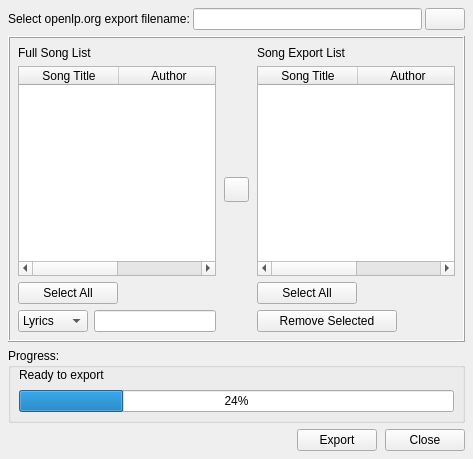
<ui version="4.0" >
 <class>OpenLPExportForm</class>
 <widget class="QWidget" name="OpenLPExportForm" >
  <property name="geometry" >
   <rect>
    <x>0</x>
    <y>0</y>
    <width>473</width>
    <height>459</height>
   </rect>
  </property>
  <property name="windowTitle" >
   <string>openlp.org Song Exporter</string>
  </property>
  <property name="windowIcon" >
   <iconset resource="../images/openlp-2.qrc" >
    <normaloff>:/icon/openlp.org-icon-32.bmp</normaloff>:/icon/openlp.org-icon-32.bmp</iconset>
  </property>
  <layout class="QVBoxLayout" name="verticalLayout_5" >
   <property name="margin" >
    <number>8</number>
   </property>
   <item>
    <widget class="QWidget" native="1" name="ExportFileWidget" >
     <property name="sizePolicy" >
      <sizepolicy vsizetype="Fixed" hsizetype="Preferred" >
       <horstretch>0</horstretch>
       <verstretch>0</verstretch>
      </sizepolicy>
     </property>
     <layout class="QHBoxLayout" name="horizontalLayout" >
      <property name="spacing" >
       <number>3</number>
      </property>
      <property name="margin" >
       <number>0</number>
      </property>
      <item>
       <widget class="QLabel" name="ExportFileLabel" >
        <property name="text" >
         <string>Select openlp.org export filename:</string>
        </property>
       </widget>
      </item>
      <item>
       <widget class="QLineEdit" name="ExportFileLineEdit" />
      </item>
      <item>
       <widget class="QPushButton" name="ExportFileSelectPushButton" >
        <property name="text" >
         <string/>
        </property>
        <property name="icon" >
         <iconset resource="../images/openlp-2.qrc" >
          <normaloff>:/exports/export_load.png</normaloff>:/exports/export_load.png</iconset>
        </property>
       </widget>
      </item>
     </layout>
    </widget>
   </item>
   <item>
    <widget class="QFrame" name="SongListFrame" >
     <property name="sizePolicy" >
      <sizepolicy vsizetype="Expanding" hsizetype="Expanding" >
       <horstretch>0</horstretch>
       <verstretch>0</verstretch>
      </sizepolicy>
     </property>
     <property name="frameShape" >
      <enum>QFrame::Box</enum>
     </property>
     <property name="frameShadow" >
      <enum>QFrame::Raised</enum>
     </property>
     <layout class="QHBoxLayout" name="horizontalLayout_6" >
      <property name="spacing" >
       <number>8</number>
      </property>
      <property name="margin" >
       <number>8</number>
      </property>
      <item>
       <widget class="QWidget" native="1" name="ExportFileSongListWidget" >
        <property name="sizePolicy" >
         <sizepolicy vsizetype="Expanding" hsizetype="Preferred" >
          <horstretch>0</horstretch>
          <verstretch>0</verstretch>
         </sizepolicy>
        </property>
        <layout class="QVBoxLayout" name="verticalLayout" >
         <property name="spacing" >
          <number>6</number>
         </property>
         <property name="margin" >
          <number>0</number>
         </property>
         <item>
          <widget class="QLabel" name="ExportListLabel" >
           <property name="text" >
            <string>Full Song List</string>
           </property>
          </widget>
         </item>
         <item>
          <widget class="QTableWidget" name="ExportListTable" >
           <property name="selectionMode" >
            <enum>QAbstractItemView::MultiSelection</enum>
           </property>
           <property name="showGrid" >
            <bool>false</bool>
           </property>
           <property name="wordWrap" >
            <bool>false</bool>
           </property>
           <property name="cornerButtonEnabled" >
            <bool>false</bool>
           </property>
           <column>
            <property name="text" >
             <string>Song Title</string>
            </property>
           </column>
           <column>
            <property name="text" >
             <string>Author</string>
            </property>
           </column>
          </widget>
         </item>
         <item>
          <widget class="QWidget" native="1" name="ExportSelectAllWidget" >
           <layout class="QHBoxLayout" name="horizontalLayout_2" >
            <property name="spacing" >
             <number>6</number>
            </property>
            <property name="margin" >
             <number>0</number>
            </property>
            <item>
             <widget class="QPushButton" name="ExportSelectAllPushButton" >
              <property name="sizePolicy" >
               <sizepolicy vsizetype="Fixed" hsizetype="Preferred" >
                <horstretch>0</horstretch>
                <verstretch>0</verstretch>
               </sizepolicy>
              </property>
              <property name="minimumSize" >
               <size>
                <width>100</width>
                <height>0</height>
               </size>
              </property>
              <property name="text" >
               <string>Select All</string>
              </property>
              <property name="icon" >
               <iconset resource="../images/openlp-2.qrc" >
                <normaloff>:/exports/export_selectall.png</normaloff>:/exports/export_selectall.png</iconset>
              </property>
             </widget>
            </item>
            <item>
             <spacer name="ExportSelectAllHSpacer" >
              <property name="orientation" >
               <enum>Qt::Horizontal</enum>
              </property>
              <property name="sizeType" >
               <enum>QSizePolicy::Expanding</enum>
              </property>
              <property name="sizeHint" stdset="0" >
               <size>
                <width>89</width>
                <height>20</height>
               </size>
              </property>
             </spacer>
            </item>
           </layout>
          </widget>
         </item>
         <item>
          <widget class="QWidget" native="1" name="exportFilterWidget" >
           <property name="sizePolicy" >
            <sizepolicy vsizetype="Fixed" hsizetype="Expanding" >
             <horstretch>0</horstretch>
             <verstretch>0</verstretch>
            </sizepolicy>
           </property>
           <property name="minimumSize" >
            <size>
             <width>0</width>
             <height>0</height>
            </size>
           </property>
           <layout class="QHBoxLayout" name="horizontalLayout_3" >
            <property name="margin" >
             <number>0</number>
            </property>
            <item>
             <widget class="QComboBox" name="ExportFilterComboBox" >
              <property name="minimumSize" >
               <size>
                <width>70</width>
                <height>0</height>
               </size>
              </property>
              <item>
               <property name="text" >
                <string>Lyrics</string>
               </property>
              </item>
              <item>
               <property name="text" >
                <string>Title</string>
               </property>
              </item>
              <item>
               <property name="text" >
                <string>Author</string>
               </property>
              </item>
             </widget>
            </item>
            <item>
             <widget class="QLineEdit" name="ExportFilterLineEdit" />
            </item>
           </layout>
          </widget>
         </item>
        </layout>
        <zorder>exportFilterWidget</zorder>
        <zorder>ExportListTable</zorder>
        <zorder>ExportListLabel</zorder>
        <zorder>ExportSelectAllWidget</zorder>
       </widget>
      </item>
      <item>
       <widget class="QWidget" native="1" name="AddSelectedWidget" >
        <property name="sizePolicy" >
         <sizepolicy vsizetype="Expanding" hsizetype="Preferred" >
          <horstretch>0</horstretch>
          <verstretch>0</verstretch>
         </sizepolicy>
        </property>
        <layout class="QVBoxLayout" name="verticalLayout_3" >
         <property name="margin" >
          <number>0</number>
         </property>
         <item>
          <spacer name="AddSelectedTopVSpacer" >
           <property name="orientation" >
            <enum>Qt::Vertical</enum>
           </property>
           <property name="sizeHint" stdset="0" >
            <size>
             <width>20</width>
             <height>40</height>
            </size>
           </property>
          </spacer>
         </item>
         <item>
          <widget class="QPushButton" name="AddSelectedPushButton" >
           <property name="sizePolicy" >
            <sizepolicy vsizetype="Minimum" hsizetype="Minimum" >
             <horstretch>0</horstretch>
             <verstretch>0</verstretch>
            </sizepolicy>
           </property>
           <property name="minimumSize" >
            <size>
             <width>25</width>
             <height>25</height>
            </size>
           </property>
           <property name="text" >
            <string/>
           </property>
           <property name="icon" >
            <iconset resource="../images/openlp-2.qrc" >
             <normaloff>:/exports/export_move_to_list.png</normaloff>:/exports/export_move_to_list.png</iconset>
           </property>
          </widget>
         </item>
         <item>
          <spacer name="AddSelectedBottomVSpacer" >
           <property name="orientation" >
            <enum>Qt::Vertical</enum>
           </property>
           <property name="sizeHint" stdset="0" >
            <size>
             <width>20</width>
             <height>40</height>
            </size>
           </property>
          </spacer>
         </item>
        </layout>
       </widget>
      </item>
      <item>
       <widget class="QWidget" native="1" name="SelectedFileListWidget" >
        <property name="sizePolicy" >
         <sizepolicy vsizetype="Expanding" hsizetype="Preferred" >
          <horstretch>0</horstretch>
          <verstretch>0</verstretch>
         </sizepolicy>
        </property>
        <layout class="QVBoxLayout" name="verticalLayout_2" >
         <property name="margin" >
          <number>0</number>
         </property>
         <item>
          <widget class="QLabel" name="SelectedListLabel" >
           <property name="text" >
            <string>Song Export List</string>
           </property>
          </widget>
         </item>
         <item>
          <widget class="QTableWidget" name="SelectedListTable" >
           <property name="selectionMode" >
            <enum>QAbstractItemView::MultiSelection</enum>
           </property>
           <property name="showGrid" >
            <bool>false</bool>
           </property>
           <property name="wordWrap" >
            <bool>false</bool>
           </property>
           <property name="cornerButtonEnabled" >
            <bool>false</bool>
           </property>
           <column>
            <property name="text" >
             <string>Song Title</string>
            </property>
           </column>
           <column>
            <property name="text" >
             <string>Author</string>
            </property>
           </column>
          </widget>
         </item>
         <item>
          <widget class="QWidget" native="1" name="SelectedSelectAllWidget" >
           <layout class="QHBoxLayout" name="horizontalLayout_4" >
            <property name="spacing" >
             <number>6</number>
            </property>
            <property name="margin" >
             <number>0</number>
            </property>
            <item>
             <widget class="QPushButton" name="SelectedSelectAllPushButton" >
              <property name="sizePolicy" >
               <sizepolicy vsizetype="Fixed" hsizetype="Preferred" >
                <horstretch>0</horstretch>
                <verstretch>0</verstretch>
               </sizepolicy>
              </property>
              <property name="minimumSize" >
               <size>
                <width>100</width>
                <height>0</height>
               </size>
              </property>
              <property name="text" >
               <string>Select All</string>
              </property>
              <property name="icon" >
               <iconset resource="../images/openlp-2.qrc" >
                <normaloff>:/exports/export_selectall.png</normaloff>:/exports/export_selectall.png</iconset>
              </property>
             </widget>
            </item>
            <item>
             <spacer name="SelectedSelectAllHSpacer" >
              <property name="orientation" >
               <enum>Qt::Horizontal</enum>
              </property>
              <property name="sizeType" >
               <enum>QSizePolicy::Expanding</enum>
              </property>
              <property name="sizeHint" stdset="0" >
               <size>
                <width>92</width>
                <height>20</height>
               </size>
              </property>
             </spacer>
            </item>
           </layout>
          </widget>
         </item>
         <item>
          <widget class="QWidget" native="1" name="SelectedRemoveSelectedWidget" >
           <property name="sizePolicy" >
            <sizepolicy vsizetype="Fixed" hsizetype="Expanding" >
             <horstretch>0</horstretch>
             <verstretch>0</verstretch>
            </sizepolicy>
           </property>
           <layout class="QHBoxLayout" name="horizontalLayout_5" >
            <property name="margin" >
             <number>0</number>
            </property>
            <item>
             <widget class="QPushButton" name="SelectedRemoveSelectedButton" >
              <property name="sizePolicy" >
               <sizepolicy vsizetype="Fixed" hsizetype="Minimum" >
                <horstretch>0</horstretch>
                <verstretch>0</verstretch>
               </sizepolicy>
              </property>
              <property name="minimumSize" >
               <size>
                <width>140</width>
                <height>0</height>
               </size>
              </property>
              <property name="text" >
               <string>Remove Selected</string>
              </property>
              <property name="icon" >
               <iconset resource="../images/openlp-2.qrc" >
                <normaloff>:/exports/export_remove.png</normaloff>:/exports/export_remove.png</iconset>
              </property>
             </widget>
            </item>
            <item>
             <spacer name="SelectedRemoveSelectedHSpacer" >
              <property name="orientation" >
               <enum>Qt::Horizontal</enum>
              </property>
              <property name="sizeHint" stdset="0" >
               <size>
                <width>49</width>
                <height>20</height>
               </size>
              </property>
             </spacer>
            </item>
           </layout>
          </widget>
         </item>
        </layout>
       </widget>
      </item>
     </layout>
     <zorder>ExportFileSongListWidget</zorder>
     <zorder>SelectedFileListWidget</zorder>
     <zorder>AddSelectedWidget</zorder>
    </widget>
   </item>
   <item>
    <widget class="QGroupBox" name="ProgressGroupBox" >
     <property name="sizePolicy" >
      <sizepolicy vsizetype="Fixed" hsizetype="Expanding" >
       <horstretch>0</horstretch>
       <verstretch>0</verstretch>
      </sizepolicy>
     </property>
     <property name="title" >
      <string>Progress:</string>
     </property>
     <layout class="QVBoxLayout" name="verticalLayout_4" >
      <property name="spacing" >
       <number>8</number>
      </property>
      <property name="leftMargin" >
       <number>8</number>
      </property>
      <property name="topMargin" >
       <number>0</number>
      </property>
      <property name="rightMargin" >
       <number>8</number>
      </property>
      <property name="bottomMargin" >
       <number>8</number>
      </property>
      <item>
       <widget class="QLabel" name="ProgressLabel" >
        <property name="text" >
         <string>Ready to export</string>
        </property>
       </widget>
      </item>
      <item>
       <widget class="QProgressBar" name="ProgressBar" >
        <property name="value" >
         <number>24</number>
        </property>
       </widget>
      </item>
     </layout>
    </widget>
   </item>
   <item>
    <widget class="QWidget" native="1" name="ButtonBarWidget" >
     <layout class="QHBoxLayout" name="horizontalLayout_7" >
      <property name="spacing" >
       <number>8</number>
      </property>
      <property name="margin" >
       <number>0</number>
      </property>
      <item>
       <spacer name="ButtonBarHSpacer" >
        <property name="orientation" >
         <enum>Qt::Horizontal</enum>
        </property>
        <property name="sizeHint" stdset="0" >
         <size>
          <width>288</width>
          <height>20</height>
         </size>
        </property>
       </spacer>
      </item>
      <item>
       <widget class="QPushButton" name="ExportPushButton" >
        <property name="text" >
         <string>Export</string>
        </property>
       </widget>
      </item>
      <item>
       <widget class="QPushButton" name="ClosePushButton" >
        <property name="text" >
         <string>Close</string>
        </property>
       </widget>
      </item>
     </layout>
    </widget>
   </item>
  </layout>
 </widget>
 <resources>
  <include location="../images/openlp-2.qrc" />
 </resources>
 <connections>
  <connection>
   <sender>ClosePushButton</sender>
   <signal>clicked()</signal>
   <receiver>OpenLPExportForm</receiver>
   <slot>close()</slot>
   <hints>
    <hint type="sourcelabel" >
     <x>436</x>
     <y>436</y>
    </hint>
    <hint type="destinationlabel" >
     <x>462</x>
     <y>455</y>
    </hint>
   </hints>
  </connection>
  <connection>
   <sender>ExportSelectAllPushButton</sender>
   <signal>clicked()</signal>
   <receiver>ExportListTable</receiver>
   <slot>selectAll()</slot>
   <hints>
    <hint type="sourcelabel" >
     <x>75</x>
     <y>281</y>
    </hint>
    <hint type="destinationlabel" >
     <x>88</x>
     <y>176</y>
    </hint>
   </hints>
  </connection>
  <connection>
   <sender>SelectedSelectAllPushButton</sender>
   <signal>clicked()</signal>
   <receiver>SelectedListTable</receiver>
   <slot>selectAll()</slot>
   <hints>
    <hint type="sourcelabel" >
     <x>311</x>
     <y>277</y>
    </hint>
    <hint type="destinationlabel" >
     <x>339</x>
     <y>190</y>
    </hint>
   </hints>
  </connection>
  <connection>
   <sender>SelectedRemoveSelectedButton</sender>
   <signal>clicked()</signal>
   <receiver>SelectedListTable</receiver>
   <slot>clear()</slot>
   <hints>
    <hint type="sourcelabel" >
     <x>379</x>
     <y>308</y>
    </hint>
    <hint type="destinationlabel" >
     <x>389</x>
     <y>188</y>
    </hint>
   </hints>
  </connection>
 </connections>
</ui>
